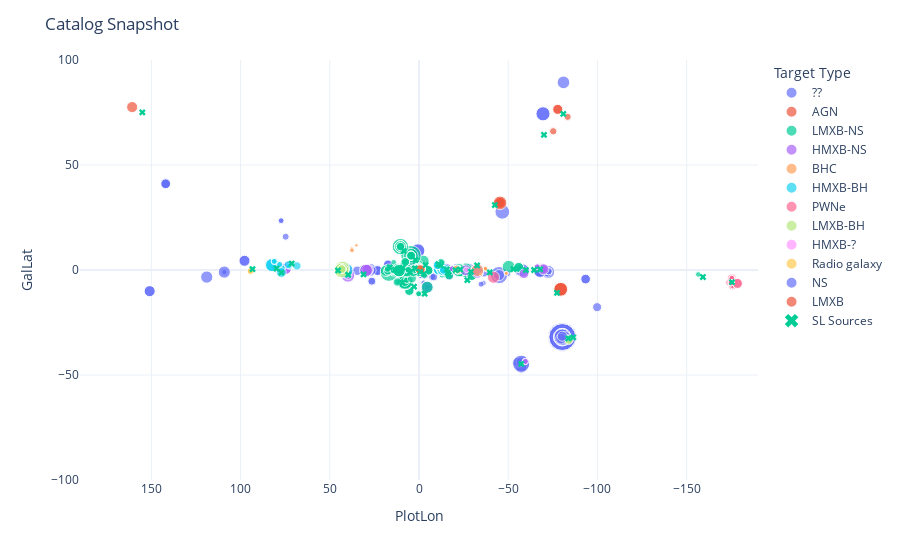

Write notebook code for a chart like this one.
### Code cell
import plotly.express as px
import plotly.io as pio

df['PlotLon'] = (df['GalLon'] + 180)%360 - 180


fig = px.scatter(df, x='PlotLon', y='GalLat'
                 ,size='Exposure (s)'
                  , hover_data=['SL Target', 'Primary Target', 'Exposure (s)', 'Notes']
                  ,color= 'Target Type')

fig.add_trace(go.Scatter(x=( (gal_lon + 180)%360-180), y= gal_lat,
                    mode='markers',
                    name='SL Sources',
                    text=names, marker_symbol='x'))


fig.update_layout(template='plotly_white')
fig.update_layout(title='Catalog Snapshot')

fig.update_layout(yaxis=dict(range=[-100,100]),xaxis=dict(range=[190, -190]))

fig.show()

pio.write_html(fig, file='straycat_galactic.html')

### Figure 1 — Plotly figure (JSON) as saved in the notebook; plotly's stock layout.template omitted (floating-point values rounded to 4 significant figures; data arrays with more than 128 entries replaced by an {"elided": "..."} marker saying what was removed)
{"data": [{"customdata": {"elided": "291x4 mixed values"}, "hovertemplate": "Target Type=??<br>PlotLon=%{x}<br>GalLat=%{y}<br>Exposure (s)=%{customdata[2]}<br>SL Target=%{customdata[0]}<br>Primary Target=%{customdata[1]}<br>Notes=%{customdata[3]}<extra></extra>", "legendgroup": "??", "marker": {"color": "#636efa", "size": {"elided": "291 float values"}, "sizemode": "area", "sizeref": 1182.0, "symbol": "circle"}, "mode": "markers", "name": "??", "orientation": "v", "showlegend": true, "type": "scatter", "x": {"elided": "291 float values"}, "xaxis": "x", "y": {"elided": "291 float values"}, "yaxis": "y"}, {"customdata": [["2MASX J09172716-6456271", "IRAS_09149m6206", 110899, "SL on both"], ["2MASX J09172716-6456271", "IRAS_09149m6206", 110899, "SL in both"], ["2MASX J09172716-6456271", "IRAS_09149m6206", 112121, "SL in both"], ["3C 273", "J1222p0403", 32221, "SL in both"], ["IC 4329A", "M83", 42270.0, "Faint SL edge on both FPMs"], ["IC 4329A", "M83", 42270.0, "Faint SL on both"], ["IC 4329A", "M83", 80310.0, "Faint SL edge on both FPMs"], ["IC 4329A", "M83", 43210.0, "Faint SL on both"], ["IC 4329A", "M83", 43210.0, "Faint SL on both"], ["IC 4329A", "M83", 81120.0, "Faint SL on A"], ["IC 4329A", "M83", 70650.0, "SL in both"], ["IC 4329A", "M83", 110469, "SL on both A and B"], ["NGC 4151", "NGC_4190_ULX1", 73340.0, "Faint SL on B"], ["NGC 4388", "NGC_4501", 62770.0, "Faint, if present?"], ["NGC 4388", "NGC_4501", 58530.0, "Definite weak SL on A"], ["NGC 4388", "SDSSJ1221p1137", 29850.0, "Faint, if present?"]], "hovertemplate": "Target Type=AGN<br>PlotLon=%{x}<br>GalLat=%{y}<br>Exposure (s)=%{customdata[2]}<br>SL Target=%{customdata[0]}<br>Primary Target=%{customdata[1]}<br>Notes=%{customdata[3]}<extra></extra>", "legendgroup": "AGN", "marker": {"color": "#EF553B", "size": [110899, 110899, 112121, 32221, 42270.0, 42270.0, 80310.0, 43210.0, 43210.0, 81120.0, 70650.0, 110469, 73340.0, 62770.0, 58530.0, 29850.0], "sizemode": "area", "sizeref": 1182.0, "symbol": "circle"}, "mode": "markers", "name": "AGN", "orientation": "v", "showlegend": true, "type": "scatter", "x": [-79.42, -79.42, -79.43, -75.23, -45.45, -45.45, -45.45, -45.45, -45.45, -45.36, -45.43, -45.44, 160.8, -77.63, -77.8, -83.33], "xaxis": "x", "y": [-9.204, -9.204, -9.179, 66.05, 31.98, 31.98, 31.97, 31.98, 31.98, 31.98, 31.96, 31.96, 77.58, 76.54, 76.49, 72.91], "yaxis": "y"}, {"customdata": {"elided": "231x4 mixed values"}, "hovertemplate": "Target Type=LMXB-NS<br>PlotLon=%{x}<br>GalLat=%{y}<br>Exposure (s)=%{customdata[2]}<br>SL Target=%{customdata[0]}<br>Primary Target=%{customdata[1]}<br>Notes=%{customdata[3]}<extra></extra>", "legendgroup": "LMXB-NS", "marker": {"color": "#00cc96", "size": {"elided": "231 float values"}, "sizemode": "area", "sizeref": 1182.0, "symbol": "circle"}, "mode": "markers", "name": "LMXB-NS", "orientation": "v", "showlegend": true, "type": "scatter", "x": {"elided": "231 float values"}, "xaxis": "x", "y": {"elided": "231 float values"}, "yaxis": "y"}, {"customdata": [["4U 1538-522", "1E_1547d0m5408", 83390.0, "Strong SL in both, second source."], ["4U 1538-522", "1E_1547d0m5408", 83390.0, "Strong SL in both"], ["4U 1538-522", "1E_1547d0m5408", 90470.0, "SL in both"], ["4U 1538-522", "1E_1547d0m5408", 90470.0, "Strong SL in both (Check A)"], ["4U 1538-522", "SNR_G327d1m1d1", 84760.0, "Corner SL on B"], ["Cen X-3", "HD96670", 31290.0, "Strong on A only"], ["Cen X-3", "HD96670", 50250.0, "Strong SL"], ["Cen X-3", "HD96670", 70450.0, "Strong SL"], ["Cen X-3", "IGRJ11366m6002", 21566, "Strong SL"], ["Cen X-3", "IGRJ11366m6002", 21566, "Strong SL"], ["EXO 2030+375", "Sh2_104_TeV", 76580.0, "Edge of FoV on both, strong"], ["EXO 2030+375", "Sh2_104_TeV", 76580.0, "Edge SL in both"], ["GX 301-2", "RT_Cru", 58220.0, "Strong SL source"], ["IGR 16320-4751", "PSR_J1622m4950", 69670.0, "SL on both, overlaping, but one strong one?"], ["OAO 1657-415", "IGR_J16493m4348", 21560.0, "Multiple sources"], ["OAO 1657-415", "IGR_J16493m4348", 21560.0, "Multiple SL sources"], ["OAO 1657-415", "4U_1702m43", 21700.0, "Weak SL in B"], ["OAO 1657-415", "G346d6m0d2", 62780.0, "Multiple"], ["RX J0053.8-7226", "SMC_X1", 22460.0, "Faint SL"], ["RX J0053.8-7226", "SMC_X1", 22460.0, "Faint SL on both"], ["RX J0053.8-7226", "SMC_X1", 21140.0, "Weak SL on B"], ["X1908+075", "SS433", 26730.0, "SL on B"], ["X1908+075", "4U_1907p09", 78860.0, "Weak SL (strong on B)"], ["X1908+075", "4U_1907p09", 78860.0, "Strong SL (weak in A)"], ["X1908+075", "W50_inner_east_lobe", 109419, "Exended + SL"], ["X1908+075", "W50_background", 32360.0, "Faint, if present?"], ["X1908+075", "XTE_J1859p083", 19840.0, "Faint SL"], ["XTE J1855-026", "Swift_J1843d5m0343", 75610.0, "Weak SL, second source present"], ["XTE J1855-026", "Swift_J1843d5m0343", 75610.0, "Weak edge SL in both"], ["XTE J1855-026", "KES_75", 95270.0, "Weak SL on both?"]], "hovertemplate": "Target Type=HMXB-NS<br>PlotLon=%{x}<br>GalLat=%{y}<br>Exposure (s)=%{customdata[2]}<br>SL Target=%{customdata[0]}<br>Primary Target=%{customdata[1]}<br>Notes=%{customdata[3]}<extra></extra>", "legendgroup": "HMXB-NS", "marker": {"color": "#ab63fa", "size": [83390.0, 83390.0, 90470.0, 90470.0, 84760.0, 31290.0, 50250.0, 70450.0, 21566, 21566, 76580.0, 76580.0, 58220.0, 69670.0, 21560.0, 21560.0, 21700.0, 62780.0, 22460.0, 22460.0, 21140.0, 26730.0, 78860.0, 78860.0, 109419, 32360.0, 19840.0, 75610.0, 75610.0, 95270.0], "sizemode": "area", "sizeref": 1182.0, "symbol": "circle"}, "mode": "markers", "name": "HMXB-NS", "orientation": "v", "showlegend": true, "type": "scatter", "x": [-32.74, -32.74, -32.72, -32.72, -32.87, -69.78, -69.78, -69.78, -66.28, -66.28, 74.77, 74.77, -58.83, -26.14, -18.64, -18.64, -16.15, -13.39, -59.63, -59.63, -59.63, 39.67, 43.72, 43.72, 39.82, 39.73, 41.17, 28.76, 28.76, 29.68], "xaxis": "x", "y": [-0.1468, -0.1468, -0.1301, -0.1301, -1.072, 0.3915, 0.3803, 0.3717, 1.517, 1.517, 0.644, 0.644, -1.725, -0.1185, 0.5805, 0.5805, -1.307, -0.2166, -43.56, -43.56, -43.54, -2.246, 0.5098, 0.5098, -2.559, -2.774, 2.07, 0.06087, 0.06087, -0.2353], "yaxis": "y"}, {"customdata": {"elided": "35x4 mixed values"}, "hovertemplate": "Target Type=BHC<br>PlotLon=%{x}<br>GalLat=%{y}<br>Exposure (s)=%{customdata[2]}<br>SL Target=%{customdata[0]}<br>Primary Target=%{customdata[1]}<br>Notes=%{customdata[3]}<extra></extra>", "legendgroup": "BHC", "marker": {"color": "#FFA15A", "size": [32510.0, 32090.0, 19850.0, 31020.0, 55530.0, 53380.0, 4652.0, 4652.0, 9370.0, 9370.0, 6181.0, 6181.0, 6140.0, 6140.0, 9528.0, 9528.0, 12890.0, 12890.0, 5655.0, 6721.0, 10140.0, 10140.0, 9773.0, 9773.0, 6051.0, 6051.0, 2850.0, 2850.0, 2810.0, 2810.0, 2866.0, 2866.0, 11417, 11417, 90470.0], "sizemode": "area", "sizeref": 1182.0, "symbol": "circle"}, "mode": "markers", "name": "BHC", "orientation": "v", "showlegend": true, "type": "scatter", "x": [-21.64, -21.65, -20.85, -20.85, -0.7399, -0.7216, -48.95, -48.95, -48.95, -48.95, -37.8, -37.8, -37.83, -37.83, -37.21, -37.21, -37.21, -37.21, -34.79, -34.8, 37.69, 37.69, 37.7, 37.7, 35.05, 35.05, 37.33, 37.33, 37.33, 37.33, 37.33, 37.33, 37.56, 37.56, -32.72], "xaxis": "x", "y": [-0.01986, -0.0253, 0.4969, 0.5038, 0.1998, 0.128, -1.568, -1.568, -1.568, -1.568, -0.08249, -0.08249, -0.07415, -0.07415, 0.623, 0.623, 0.6213, 0.6213, -2.227, -2.228, 9.623, 9.623, 10.07, 10.07, 11.75, 11.75, 8.996, 8.996, 8.997, 8.997, 8.994, 8.994, 9.439, 9.439, -0.1301], "yaxis": "y"}, {"customdata": {"elided": "33x4 mixed values"}, "hovertemplate": "Target Type=HMXB-BH<br>PlotLon=%{x}<br>GalLat=%{y}<br>Exposure (s)=%{customdata[2]}<br>SL Target=%{customdata[0]}<br>Primary Target=%{customdata[1]}<br>Notes=%{customdata[3]}<extra></extra>", "legendgroup": "HMXB-BH", "marker": {"color": "#19d3f3", "size": [81270.0, 81270.0, 93500.0, 49600.0, 57360.0, 57360.0, 62780.0, 43290.0, 48390.0, 39110.0, 41330.0, 41330.0, 20100.0, 20100.0, 35680.0, 40790.0, 105106, 105106, 98630.0, 20020.0, 20020.0, 19310.0, 21836, 23760.0, 19460.0, 28000.0, 28000.0, 20970.0, 20970.0, 21100.0, 21100.0, 56741, 132005], "sizemode": "area", "sizeref": 1182.0, "symbol": "circle"}, "mode": "markers", "name": "HMXB-BH", "orientation": "v", "showlegend": true, "type": "scatter", "x": [-11.29, -11.29, -13.55, -12.71, -12.72, -12.72, -13.39, -10.45, -10.44, -10.44, -13.8, -13.8, 72.71, 72.71, 73.48, 68.42, 82.39, 82.39, 82.38, 80.93, 80.93, 80.96, 80.91, 80.92, 80.92, 76.87, 76.87, 78.09, 78.09, 81.16, 81.16, 77.15, 41.17], "xaxis": "x", "y": [0.357, 0.357, 0.03104, 0.001343, -0.07734, -0.07734, -0.2166, 2.2, 2.198, 2.215, -0.01376, -0.01376, 1.797, 1.797, 2.469, 1.952, 2.319, 2.319, 2.334, 4.197, 4.197, 4.197, 4.17, 4.164, 4.158, 0.9303, 0.9303, 2.644, 2.644, 4.081, 4.081, -1.212, -0.2586], "yaxis": "y"}, {"customdata": {"elided": "61x4 mixed values"}, "hovertemplate": "Target Type=PWNe<br>PlotLon=%{x}<br>GalLat=%{y}<br>Exposure (s)=%{customdata[2]}<br>SL Target=%{customdata[0]}<br>Primary Target=%{customdata[1]}<br>Notes=%{customdata[3]}<extra></extra>", "legendgroup": "PWNe", "marker": {"color": "#FF6692", "size": [21070.0, 21070.0, 20090.0, 22830.0, 20890.0, 21776, 20173, 20173, 19240.0, 19240.0, 1910.0, 1910.0, 18390.0, 18390.0, 20730.0, 20730.0, 19750.0, 19750.0, 19280.0, 19280.0, 20850.0, 20850.0, 20090.0, 20090.0, 23463, 23463, 32600.0, 32600.0, 39450.0, 39450.0, 29094, 29094, 28706, 28706, 4411.0, 4417.0, 19230.0, 19230.0, 20360.0, 20360.0, 32410.0, 32410.0, 14760.0, 14760.0, 58790.0, 58790.0, 10130.0, 10130.0, 18920.0, 18920.0, 7257.0, 7257.0, 18770.0, 18770.0, 21000.0, 21000.0, 18850.0, 18850.0, 21480.0, 21480.0, 86360.0], "sizemode": "area", "sizeref": 1182.0, "symbol": "circle"}, "mode": "markers", "name": "PWNe", "orientation": "v", "showlegend": true, "type": "scatter", "x": [-175.3, -175.3, -175.6, -177.0, -176.1, -173.6, -175.6, -175.6, -175.6, -175.6, -175.3, -175.3, -175.3, -175.3, -175.3, -175.3, -175.3, -175.3, -175.6, -175.6, -175.6, -175.6, -175.6, -175.6, -175.3, -175.3, -175.3, -175.3, -175.3, -175.3, -175.6, -175.6, -175.6, -175.6, -175.4, -173.5, -175.3, -175.3, -175.3, -175.3, -175.6, -175.6, -175.6, -175.6, -178.4, -178.4, -175.3, -175.3, -175.3, -175.3, -175.2, -175.2, -175.2, -175.2, -175.1, -175.1, -175.0, -175.0, -175.0, -175.0, -41.73], "xaxis": "x", "y": [-4.033, -4.033, -7.558, -5.663, -4.309, -5.981, -7.658, -7.658, -7.717, -7.717, -3.893, -3.893, -3.894, -3.894, -3.91, -3.91, -3.907, -3.907, -7.662, -7.662, -7.663, -7.663, -7.664, -7.664, -3.895, -3.895, -3.894, -3.894, -3.898, -3.898, -7.675, -7.675, -7.677, -7.677, -3.773, -5.988, -3.88, -3.88, -3.885, -3.885, -7.655, -7.655, -7.656, -7.656, -6.387, -6.387, -5.876, -5.876, -5.909, -5.909, -5.951, -5.951, -5.998, -5.998, -6.043, -6.043, -6.086, -6.086, -6.127, -6.127, -3.441], "yaxis": "y"}, {"customdata": [["GRS 1915+105", "4U_1909p07", 41340.0, "Corner of FoV"], ["GRS 1915+105", "SGR_1900p14", 122617, "Single"], ["GRS 1915+105", "SGR_1900p14", 122617, "Single, both FPMs"], ["GRS 1915+105", "4U_1907p09", 78860.0, "Strong SL (weak in A)"], ["GRS 1915+105", "W49B", 125634, "Single"], ["GRS 1915+105", "XTEJ1908p094", 45150.0, "Single source"], ["GRS 1915+105", "XTEJ1908p094", 45150.0, "Strong SL"], ["GRS 1915+105", "XTE_J1908p094", 40800.0, "Strong SL"], ["LMC X-3", "SGR_0526m66", 47030.0, "SL in both"], ["LMC X-3", "SGR_0526m66", 47030.0, "LMC sources"]], "hovertemplate": "Target Type=LMXB-BH<br>PlotLon=%{x}<br>GalLat=%{y}<br>Exposure (s)=%{customdata[2]}<br>SL Target=%{customdata[0]}<br>Primary Target=%{customdata[1]}<br>Notes=%{customdata[3]}<extra></extra>", "legendgroup": "LMXB-BH", "marker": {"color": "#B6E880", "size": [41340.0, 122617, 122617, 78860.0, 125634, 45150.0, 45150.0, 40800.0, 47030.0, 47030.0], "sizemode": "area", "sizeref": 1182.0, "symbol": "circle"}, "mode": "markers", "name": "LMXB-BH", "orientation": "v", "showlegend": true, "type": "scatter", "x": [41.9, 43.0, 43.0, 43.72, 43.35, 43.2, 43.2, 43.3, -83.89, -83.89], "xaxis": "x", "y": [-0.7908, 0.7771, 0.7771, 0.5098, -0.1984, 0.4436, 0.4436, 0.4359, -33.24, -33.24], "yaxis": "y"}, {"customdata": [["IGR J16318-4848?", "MAXI_J1621m501", 19460.0, "Strong source +FPMB SL"]], "hovertemplate": "Target Type=HMXB-?<br>PlotLon=%{x}<br>GalLat=%{y}<br>Exposure (s)=%{customdata[2]}<br>SL Target=%{customdata[0]}<br>Primary Target=%{customdata[1]}<br>Notes=%{customdata[3]}<extra></extra>", "legendgroup": "HMXB-?", "marker": {"color": "#FF97FF", "size": [19460.0], "sizemode": "area", "sizeref": 1182.0, "symbol": "circle"}, "mode": "markers", "name": "HMXB-?", "orientation": "v", "showlegend": true, "type": "scatter", "x": [-26.58], "xaxis": "x", "y": [0.07757], "yaxis": "y"}, {"customdata": [["IGR J21247+5058", "1RXS_J21334d1p510725", 26200.0, "Second source + faint SL on B"], ["IGR J21247+5058", "1RXS_J21334d1p510725", 26200.0, "Second source + SL?"]], "hovertemplate": "Target Type=Radio galaxy<br>PlotLon=%{x}<br>GalLat=%{y}<br>Exposure (s)=%{customdata[2]}<br>SL Target=%{customdata[0]}<br>Primary Target=%{customdata[1]}<br>Notes=%{customdata[3]}<extra></extra>", "legendgroup": "Radio galaxy", "marker": {"color": "#FECB52", "size": [26200.0, 26200.0], "sizemode": "area", "sizeref": 1182.0, "symbol": "circle"}, "mode": "markers", "name": "Radio galaxy", "orientation": "v", "showlegend": true, "type": "scatter", "x": [94.46, 94.46], "xaxis": "x", "y": [-0.5032, -0.5032], "yaxis": "y"}, {"customdata": [["LMC X-4", "N132D", 69000.0, "LMC sources, strong on B"], ["LMC X-4", "PSR_B0540m69", 59299, "Multiple SL in both (LMC sources)"]], "hovertemplate": "Target Type=NS<br>PlotLon=%{x}<br>GalLat=%{y}<br>Exposure (s)=%{customdata[2]}<br>SL Target=%{customdata[0]}<br>Primary Target=%{customdata[1]}<br>Notes=%{customdata[3]}<extra></extra>", "legendgroup": "NS", "marker": {"color": "#636efa", "size": [69000.0, 59299], "sizemode": "area", "sizeref": 1182.0, "symbol": "circle"}, "mode": "markers", "name": "NS", "orientation": "v", "showlegend": true, "type": "scatter", "x": [-79.67, -80.3], "xaxis": "x", "y": [-32.76, -31.54], "yaxis": "y"}, {"customdata": [["SLX 1735-259", "GCR_Block_B1", 55530.0, "Multiple, strong SL"]], "hovertemplate": "Target Type=LMXB<br>PlotLon=%{x}<br>GalLat=%{y}<br>Exposure (s)=%{customdata[2]}<br>SL Target=%{customdata[0]}<br>Primary Target=%{customdata[1]}<br>Notes=%{customdata[3]}<extra></extra>", "legendgroup": "LMXB", "marker": {"color": "#EF553B", "size": [55530.0], "sizemode": "area", "sizeref": 1182.0, "symbol": "circle"}, "mode": "markers", "name": "LMXB", "orientation": "v", "showlegend": true, "type": "scatter", "x": [-0.7399], "xaxis": "x", "y": [0.1998], "yaxis": "y"}, {"marker": {"symbol": "x"}, "mode": "markers", "name": "SL Sources", "text": ["2MASX J09172716-6456271", "3C 273", "4U 0614+091", "4U 1323-619", "4U 1538-522", "4U 1608-522", "4U 1630-47", "4U 1636-536", "4U 1700-377", "4U 1702-429", "4U 1705-44", "4U 1724-30", "4U 1820-303", "4U 1822-371", "1E 1145.1-6141", "Cen X-3", "Crab", "Cyg X-1", "Cyg X-3", "EXO 2030+375", "GRS 1915+105", "GS 1826-24", "GX 1+4", "GX 13+1", "GX 17+2", "GX 3+1", "GX 301-2", "GX 340+0", "GX 349+2", "GX 5-1", "GX 9+1", "GX 9+9", "IC 4329A", "IGR J17464-3213", "IGR J21247+5058", "LMC X-3", "LMC X-4", "NGC 4151", "NGC 4388", "OAO 1657-415", "PSR 1509-58", "RX J0053.8-7226", "SLX 1744-299", "SS 433", "XTE J1855-026"], "type": "scatter", "x": [-77.35, -70.05, -159.1, -52.97, -32.58, -29.07, -23.09, -27.08, -12.25, -16.11, -16.68, -3.68, 2.788, -3.15, -64.51, -67.91, -175.4, 71.33, 79.85, 77.15, 45.37, 9.272, 1.937, 13.52, 16.43, 2.294, -59.9, -20.41, -10.9, 5.08, 9.077, 8.513, -42.5, -2.745, 93.32, -86.42, -83.67, 155.1, -80.88, -15.63, -39.68, -57.33, -0.7048, 39.69, 31.08], "y": [-10.88, 64.36, -3.364, 0.4556, 2.164, -0.8505, 0.2502, -4.818, 2.173, -1.318, -2.342, 2.298, -7.914, -11.29, -0.009709, 0.3355, -5.784, 3.067, 0.7001, -1.242, -0.2191, -6.088, 4.795, 0.1064, 1.278, 0.7937, -0.0352, -0.07942, 2.748, -1.023, 1.154, 9.038, 30.92, -1.833, 0.3936, -32.08, -32.53, 75.06, 74.34, 0.3192, -1.162, -44.68, -0.8898, -2.245, -2.092]}], "layout": {"autosize": true, "legend": {"itemsizing": "constant", "title": {"text": "Target Type"}, "tracegroupgap": 0}, "margin": {"t": 60}, "title": {"text": "Catalog Snapshot"}, "xaxis": {"anchor": "y", "domain": [0, 1], "range": [190, -190], "title": {"text": "PlotLon"}, "type": "linear"}, "yaxis": {"anchor": "x", "domain": [0, 1], "range": [-100, 100], "title": {"text": "GalLat"}, "type": "linear"}}}
